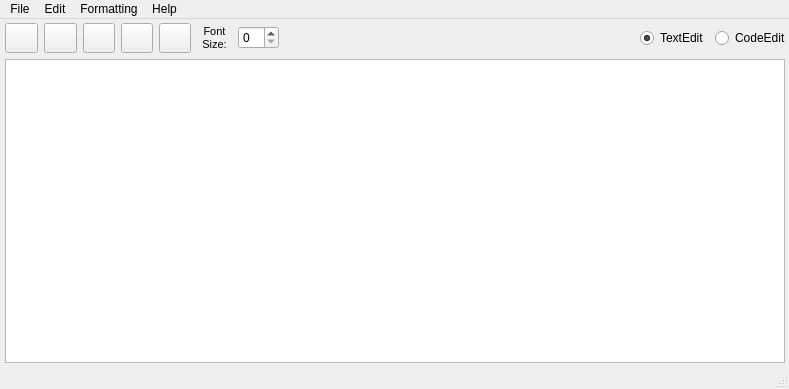
<?xml version="1.0" encoding="UTF-8"?>
<ui version="4.0">
 <class>MainWindow</class>
 <widget class="QMainWindow" name="MainWindow">
  <property name="geometry">
   <rect>
    <x>0</x>
    <y>0</y>
    <width>789</width>
    <height>389</height>
   </rect>
  </property>
  <property name="sizePolicy">
   <sizepolicy hsizetype="Maximum" vsizetype="Maximum">
    <horstretch>0</horstretch>
    <verstretch>0</verstretch>
   </sizepolicy>
  </property>
  <property name="windowTitle">
   <string>MainWindow</string>
  </property>
  <widget class="QWidget" name="centralWidget">
   <property name="sizePolicy">
    <sizepolicy hsizetype="Expanding" vsizetype="Expanding">
     <horstretch>0</horstretch>
     <verstretch>0</verstretch>
    </sizepolicy>
   </property>
   <layout class="QHBoxLayout" name="horizontalLayout">
    <property name="leftMargin">
     <number>5</number>
    </property>
    <property name="topMargin">
     <number>4</number>
    </property>
    <property name="rightMargin">
     <number>4</number>
    </property>
    <property name="bottomMargin">
     <number>4</number>
    </property>
    <item>
     <layout class="QVBoxLayout" name="verticalLayout_2" stretch="1,10">
      <property name="sizeConstraint">
       <enum>QLayout::SetDefaultConstraint</enum>
      </property>
      <item>
       <layout class="QHBoxLayout" name="horizontalLayout_2" stretch="0,0,1,1,1,1,0,0,0">
        <property name="sizeConstraint">
         <enum>QLayout::SetMinAndMaxSize</enum>
        </property>
        <item>
         <widget class="QPushButton" name="butUndo">
          <property name="maximumSize">
           <size>
            <width>33</width>
            <height>33</height>
           </size>
          </property>
          <property name="statusTip">
           <string>Undo/Назад/Ctrl+Z </string>
          </property>
          <property name="whatsThis">
           <string>&lt;html&gt;&lt;head/&gt;&lt;body&gt;&lt;p&gt;&lt;br/&gt;&lt;/p&gt;&lt;/body&gt;&lt;/html&gt;</string>
          </property>
          <property name="text">
           <string/>
          </property>
          <property name="icon">
           <iconset resource="resources/icons.qrc">
            <normaloff>:/icons/Undo.ico</normaloff>:/icons/Undo.ico</iconset>
          </property>
          <property name="iconSize">
           <size>
            <width>27</width>
            <height>27</height>
           </size>
          </property>
          <property name="shortcut">
           <string>Ctrl+Z</string>
          </property>
         </widget>
        </item>
        <item>
         <widget class="QPushButton" name="butRedo">
          <property name="maximumSize">
           <size>
            <width>33</width>
            <height>33</height>
           </size>
          </property>
          <property name="statusTip">
           <string>Redo/Вперед/Ctrl+Y</string>
          </property>
          <property name="text">
           <string/>
          </property>
          <property name="icon">
           <iconset resource="resources/icons.qrc">
            <normaloff>:/icons/Redo.ico</normaloff>:/icons/Redo.ico</iconset>
          </property>
          <property name="iconSize">
           <size>
            <width>27</width>
            <height>27</height>
           </size>
          </property>
          <property name="shortcut">
           <string>Ctrl+Y</string>
          </property>
         </widget>
        </item>
        <item>
         <widget class="QPushButton" name="butBold">
          <property name="enabled">
           <bool>true</bool>
          </property>
          <property name="maximumSize">
           <size>
            <width>32</width>
            <height>32</height>
           </size>
          </property>
          <property name="statusTip">
           <string>Bold Style/Полужирный</string>
          </property>
          <property name="text">
           <string notr="true"/>
          </property>
          <property name="icon">
           <iconset resource="resources/icons.qrc">
            <normaloff>:/icons/text_bold.ico</normaloff>
            <normalon>:/icons/text_bold_sel.ico</normalon>:/icons/text_bold.ico</iconset>
          </property>
          <property name="iconSize">
           <size>
            <width>32</width>
            <height>32</height>
           </size>
          </property>
          <property name="checkable">
           <bool>true</bool>
          </property>
          <property name="checked">
           <bool>false</bool>
          </property>
          <property name="default">
           <bool>false</bool>
          </property>
          <property name="flat">
           <bool>false</bool>
          </property>
         </widget>
        </item>
        <item>
         <widget class="QPushButton" name="butItalic">
          <property name="maximumSize">
           <size>
            <width>32</width>
            <height>32</height>
           </size>
          </property>
          <property name="statusTip">
           <string>Italic Style/Наклонный</string>
          </property>
          <property name="text">
           <string notr="true"/>
          </property>
          <property name="icon">
           <iconset resource="resources/icons.qrc">
            <normaloff>:/icons/text_italic.ico</normaloff>
            <normalon>:/icons/text_italic_sel.ico</normalon>:/icons/text_italic.ico</iconset>
          </property>
          <property name="iconSize">
           <size>
            <width>32</width>
            <height>32</height>
           </size>
          </property>
          <property name="checkable">
           <bool>true</bool>
          </property>
         </widget>
        </item>
        <item>
         <widget class="QPushButton" name="butUnderL">
          <property name="maximumSize">
           <size>
            <width>32</width>
            <height>32</height>
           </size>
          </property>
          <property name="statusTip">
           <string>Underline Style/Подчеркнутый</string>
          </property>
          <property name="text">
           <string notr="true"/>
          </property>
          <property name="icon">
           <iconset resource="resources/icons.qrc">
            <normaloff>:/icons/text_underline.ico</normaloff>
            <normalon>:/icons/text_underline_sel.ico</normalon>:/icons/text_underline.ico</iconset>
          </property>
          <property name="iconSize">
           <size>
            <width>32</width>
            <height>32</height>
           </size>
          </property>
          <property name="checkable">
           <bool>true</bool>
          </property>
         </widget>
        </item>
        <item alignment="Qt::AlignVCenter">
         <widget class="QLabel" name="label">
          <property name="maximumSize">
           <size>
            <width>35</width>
            <height>32</height>
           </size>
          </property>
          <property name="font">
           <font>
            <weight>75</weight>
            <bold>true</bold>
           </font>
          </property>
          <property name="text">
           <string>&lt;!DOCTYPE HTML PUBLIC &quot;-//W3C//DTD HTML 4.0//EN&quot; &quot;http://www.w3.org/TR/REC-html40/strict.dtd&quot;&gt;
&lt;html&gt;&lt;head&gt;&lt;meta name=&quot;qrichtext&quot; content=&quot;1&quot; /&gt;&lt;style type=&quot;text/css&quot;&gt;
p, li { white-space: pre-wrap; }
&lt;/style&gt;&lt;/head&gt;&lt;body style=&quot; font-family:'MS Shell Dlg 2'; font-size:8pt; font-weight:400; font-style:normal;&quot;&gt;
&lt;p align=&quot;center&quot; style=&quot; margin-top:0px; margin-bottom:0px; margin-left:0px; margin-right:0px; -qt-block-indent:0; text-indent:0px;&quot;&gt;Font&lt;/p&gt;
&lt;p align=&quot;center&quot; style=&quot; margin-top:0px; margin-bottom:0px; margin-left:0px; margin-right:0px; -qt-block-indent:0; text-indent:0px;&quot;&gt;Size:&lt;/p&gt;&lt;/body&gt;&lt;/html&gt;</string>
          </property>
         </widget>
        </item>
        <item alignment="Qt::AlignLeft">
         <widget class="QSpinBox" name="fontSize"/>
        </item>
        <item alignment="Qt::AlignRight">
         <widget class="QRadioButton" name="radioButton_2">
          <property name="maximumSize">
           <size>
            <width>70</width>
            <height>32</height>
           </size>
          </property>
          <property name="statusTip">
           <string>Check this mode for text editing/Enabled: Style Buttons/Disabled: Syntax Check</string>
          </property>
          <property name="text">
           <string>TextEdit</string>
          </property>
          <property name="checked">
           <bool>true</bool>
          </property>
         </widget>
        </item>
        <item>
         <widget class="QRadioButton" name="radioButton">
          <property name="maximumSize">
           <size>
            <width>70</width>
            <height>32</height>
           </size>
          </property>
          <property name="statusTip">
           <string>Check this mode for code editing/Enabled: Syntax Check/Disabled: Style Buttons</string>
          </property>
          <property name="text">
           <string>CodeEdit</string>
          </property>
         </widget>
        </item>
       </layout>
      </item>
      <item>
       <widget class="QTextEdit" name="textEdit"/>
      </item>
     </layout>
    </item>
   </layout>
  </widget>
  <widget class="QMenuBar" name="menuBar">
   <property name="geometry">
    <rect>
     <x>0</x>
     <y>0</y>
     <width>789</width>
     <height>21</height>
    </rect>
   </property>
   <widget class="QMenu" name="menuFile">
    <property name="title">
     <string>File</string>
    </property>
    <addaction name="actionNew"/>
    <addaction name="actionOpen"/>
    <addaction name="actionSave"/>
    <addaction name="separator"/>
    <addaction name="actionQuit_2"/>
   </widget>
   <widget class="QMenu" name="menuEdit">
    <property name="title">
     <string>Edit</string>
    </property>
   </widget>
   <widget class="QMenu" name="menuLanguage">
    <property name="title">
     <string>Formatting</string>
    </property>
   </widget>
   <widget class="QMenu" name="menuHelp">
    <property name="title">
     <string>Help</string>
    </property>
    <addaction name="actionAbout"/>
    <addaction name="actionSettings"/>
   </widget>
   <addaction name="menuFile"/>
   <addaction name="menuEdit"/>
   <addaction name="menuLanguage"/>
   <addaction name="menuHelp"/>
  </widget>
  <widget class="QStatusBar" name="statusBar"/>
  <action name="actionNew">
   <property name="text">
    <string>New</string>
   </property>
   <property name="shortcut">
    <string>Ctrl+N</string>
   </property>
  </action>
  <action name="actionOpen">
   <property name="text">
    <string>Open</string>
   </property>
   <property name="shortcut">
    <string>Ctrl+O</string>
   </property>
  </action>
  <action name="actionSave">
   <property name="text">
    <string>Save</string>
   </property>
   <property name="shortcut">
    <string>Ctrl+S</string>
   </property>
  </action>
  <action name="actionQuit">
   <property name="text">
    <string>Quit</string>
   </property>
  </action>
  <action name="actionUndo">
   <property name="text">
    <string>Undo</string>
   </property>
  </action>
  <action name="actionRedo">
   <property name="text">
    <string>Redo</string>
   </property>
  </action>
  <action name="actionRussian">
   <property name="text">
    <string>Russian</string>
   </property>
  </action>
  <action name="actionEnglish">
   <property name="text">
    <string>English</string>
   </property>
  </action>
  <action name="actionBold">
   <property name="text">
    <string>Bold</string>
   </property>
  </action>
  <action name="actionAbout">
   <property name="text">
    <string>About</string>
   </property>
   <property name="shortcut">
    <string>F1</string>
   </property>
  </action>
  <action name="actionSettings">
   <property name="text">
    <string>Settings</string>
   </property>
   <property name="shortcut">
    <string>Ctrl+P</string>
   </property>
  </action>
  <action name="actionQuit_2">
   <property name="text">
    <string>Quit</string>
   </property>
   <property name="shortcut">
    <string>Ctrl+Q</string>
   </property>
  </action>
 </widget>
 <layoutdefault spacing="6" margin="11"/>
 <resources>
  <include location="resources/icons.qrc"/>
 </resources>
 <connections/>
</ui>
